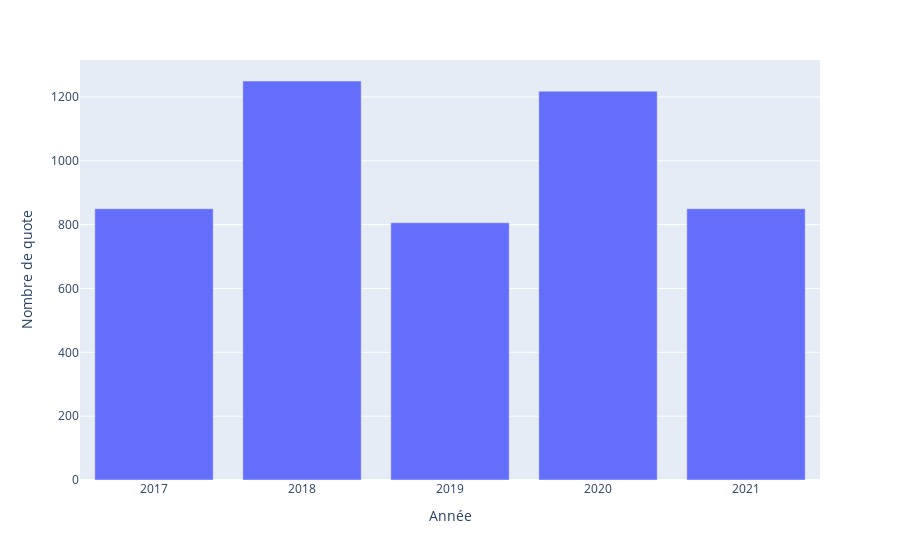

Source (notebook cell):
### Markdown cell above
## Affichage du nombre de quote par année

### Code cell
df_year_quotes_count = df_quotes_2017_2021.groupby("year").count()[["quote"]].reset_index()

px.bar(
    df_year_quotes_count,
    x="year",
    y="quote",
    labels={
        "quote": "Nombre de quote",
        "year": "Année"
    }
)

### Figure 1 — Plotly figure (JSON) as saved in the notebook; plotly's stock layout.template omitted (floating-point values rounded to 4 significant figures)
{"data": [{"alignmentgroup": "True", "hovertemplate": "Année=%{x}<br>Nombre de quote=%{y}<extra></extra>", "legendgroup": "", "marker": {"color": "#636efa", "pattern": {"shape": ""}}, "name": "", "offsetgroup": "", "orientation": "v", "showlegend": false, "textposition": "auto", "type": "bar", "x": [2017, 2018, 2019, 2020, 2021], "xaxis": "x", "y": [850, 1250, 806, 1218, 850], "yaxis": "y"}], "layout": {"barmode": "relative", "legend": {"tracegroupgap": 0}, "margin": {"t": 60}, "xaxis": {"anchor": "y", "domain": [0, 1], "title": {"text": "Année"}}, "yaxis": {"anchor": "x", "domain": [0, 1], "title": {"text": "Nombre de quote"}}}}
